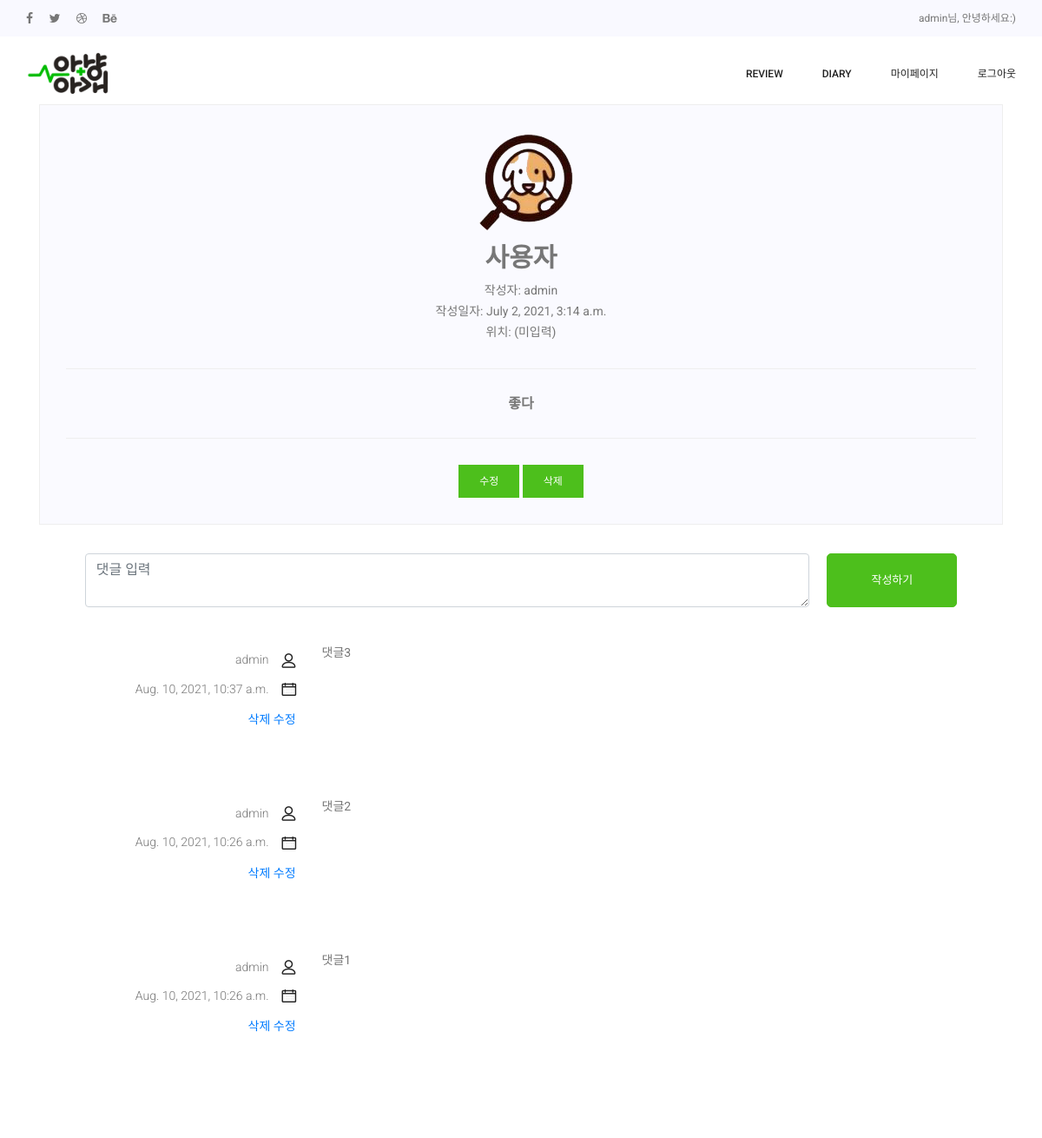
The page /reviews/2 (signed in) on the database its author committed.
### reviews/models.py (models this page shows, shortened)
class Review(models.Model):
    id = models.AutoField(primary_key=True)
    title = models.CharField(max_length=50, null=False)
    hospital = models.CharField(max_length=100, null=True)
    content = models.TextField()
    pub_date = models.DateTimeField()
    writer = models.ForeignKey(User, on_delete=models.CASCADE, null=True, blank=True)
    view_count = models.IntegerField(default=0)

class Comment(models.Model):
    content = models.TextField()
    writer = models.ForeignKey(User, on_delete=models.CASCADE)
    review = models.ForeignKey(Review, on_delete=models.CASCADE, related_name='comments')
    created_at = models.DateTimeField(auto_now_add=True)
    updated_at = models.DateTimeField(auto_now=True)

### reviews/views.py (the view)
# urls.py: path('<str:id>', ReviewDetail, name="ReviewDetail"),  # 게시글 자세히보는 페이지
def ReviewDetail(request, id):
    review = get_object_or_404(Review, pk=id)
    review.view_count += 1
    review.save()
    all_comments = review.comments.all().order_by('-created_at')
    return render(request, 'reviews/ReviewDetail.html', {'review': review, 'comments': all_comments})

### reviews/templates/reviews/ReviewDetail.html (shortened to what this page needs)
{% extends 'base.html' %}
{% load static %}
{% block content %}
<link rel="stylesheet" href="{% static 'css/component/ReviewDetail.css' %}" />
<section class="contact_area p_120">
  <div class="container">
    <div class="col-lg-12">
      <div class="blog_right_sidebar">
        <aside class="single_sidebar_widget author_widget">
          <img class="author_img rounded-circle" src="{% static 'img/gallery/dog.png' %}" alt="">
          <h2>{{review.title}}</h2>
          {%if user.is_authenticated%}
          <p>작성자: {{review.writer}}</p>
          <p>작성일자: {{review.pub_date}}</p>
          <p>위치:
            {%if review.hospital == none %}
            (미입력)
            {% else %}
            {{review.hospital}}
            {% endif %}
          </p>
          <div class="br"></div>
        </aside>
        <aside class="single_sidebar_widget author_widget">
          <h5>{{review.content}}</h5>
          <div class="br"></div>
          {% if user == review.writer %}
          <aside class="single-sidebar-widget newsletter_widget">
            <a class="bbtns" href="{% url 'reviews:update' review.id %}">수정</a>
            <a class="bbtns" href="{% url 'reviews:delete' review.id %}">삭제</a>
          </aside>
          {% endif %}
        </aside>
        {% endif %}
      </div>
      <div id="comment-section">
        {%if user.is_authenticated%}
        <div class="form-floating">
          <form class="d-flex justify-content-center" action="{% url 'reviews:create_comment' review.id %}"
            method="POST">
            <textarea class="form-control" name="content" id="comment-content" placeholder="댓글 입력"></textarea>
            <button type="submit" id="comment-submit" value="submit" class="btn submit_btn">작성하기</button>
          </form>
        </div>
        <ul id="comment-list" class="list-group list-group-flush">
          {% for comment in comments %}
          <article class="row blog_item">
            <div class="col-md-3">
              <div class="blog_info text-right">
                <ul class="blog_meta list">
                  <li><a href="#">{{comment.writer}}<i class="lnr lnr-user"></i></a></li>
                  <li><a href="#">{{comment.created_at}}<i class="lnr lnr-calendar-full"></i></a></li>
                  {% if user == comment.writer %}
                  <div class="default-select" id="default-select">
                    <a href="{% url 'reviews:delete_comment' review.pk comment.pk %}">삭제</a>
                    <a href="{% url 'reviews:update_comment' review.pk comment.pk %}">수정</a>
                  </div>
                  {% endif %}
                </ul>
              </div>
            </div>
            <div class="col-md-9">
              <div class="blog_details">
                <p>{{comment.content}}</p>
              </div>
            </div>
          </article>
          {% endfor %}
        </ul>
        {% else %}
        <h5>로그인 후 댓글작성이 가능해요!</h5>
        {% endif %}
      </div>
    </div>
  </div>
</section>
{% endblock %}

### anyang_agae/templates/shared/_navbar.html (shortened to what this page needs)
{% load static %}
<link rel="stylesheet" href="{% static 'css/component/_navbar.css' %}" />
<header class="header_area">
  <div class="top_menu row m0">
    <div class="container">
      <div class="float-left">
        <ul class="list header_social">
          <li><a href="#"><i class="fa fa-facebook"></i></a></li>
          <li><a href="#"><i class="fa fa-twitter"></i></a></li>
          <li><a href="#"><i class="fa fa-dribbble"></i></a></li>
          <li><a href="#"><i class="fa fa-behance"></i></a></li>
        </ul>
      </div>
      <div class="float-right">
        {%if user.is_authenticated%}
        <a class="dn_btn" href="{% url 'users:mypage' %}">{{user.username}}님, 안녕하세요:)</a>
        {% else %}
        <a class="dn_btn" href="{% url 'main' %}">내 새끼의 안전한 치료를 위해 집사들이 직접쓰는 리뷰</a>
        {% endif %}
      </div>
    </div>
  </div>
  <div class="main_menu">
    <nav class="navbar navbar-expand-lg navbar-light">
      <div class="container">
        <a class="navbar-brand logo_h" href="{% url 'main' %}">
          <img class="nav_logo" src="{% static 'img/gallery/logo_green.png' %}" alt="">
        </a>
        <div class="collapse navbar-collapse offset" id="navbarSupportedContent">
          <ul class="nav navbar-nav menu_nav ml-auto">
            <li class="nav-item submenu dropdown">
              <a href="#" class="nav-link dropdown-toggle" data-toggle="dropdown" role="button" aria-haspopup="true"
                aria-expanded="false">REVIEW</a>
            </li>
            <li class="nav-item submenu dropdown">
              <a href="#" class="nav-link dropdown-toggle" data-toggle="dropdown" role="button" aria-haspopup="true"
                aria-expanded="false">DIARY</a>
            </li>
            {%if user.is_authenticated%}
            <li class="nav-item"><a class="nav-link" href="{% url 'users:mypage' %}">마이페이지</a></li>
            <li class="nav-item"><a class="nav-link" href="{% url 'account_logout' %}">로그아웃</a></li>
            {% else %}
            <li class="nav-item"><a class="nav-link" href="{% url 'account_login' %}">로그인</a></li>
            <li class="nav-item"><a class="nav-link" href="{% url 'account_signup' %}">회원가입</a></li>
            {% endif %}
          </ul>
        </div>
      </div>
    </nav>
  </div>
</header>

### anyang_agae/static/css/style.css (style rules this page uses)
.list { list-style: none; margin: 0px; padding: 0px; }
a { text-decoration: none; transition: all 0.3s ease-in-out; }
.row.m0 { margin: 0px; }
body { line-height: 24px; font-size: 14px; font-family: "Roboto", sans-serif; font-weight: normal; color: #777777; }
h1, h2, h3, h4, h5, h6 { font-family: "Playfair Display", serif; font-weight: bold; }
.p_120 { padding-top: 120px; padding-bottom: 120px; }
@media (min-width: 1200px) { .container { max-width: 1170px; } }
.header_area { position: absolute; width: 100%; top: 0; left: 0; z-index: 99; transition: background 0.4s, all 0.3s linear; }
.header_area .navbar { background: transparent; padding: 0px; border: 0px; border-radius: 0px; }
.header_area .navbar .nav .nav-item { margin-right: 45px; }
.header_area .navbar .nav .nav-item .nav-link { font: 500 12px/80px "Roboto", sans-serif; text-transform: uppercase; color: #222222; padding: 0px; display: inline-block; }
.header_area .navbar .nav .nav-item .nav-link:after { display: none; }
.header_area .navbar .nav .nav-item.submenu { position: relative; }
.header_area .navbar .nav .nav-item:last-child { margin-right: 0px; }
.top_menu { background: #f9f9ff; }
.top_menu .header_social li { display: inline-block; margin-right: 15px; }
.top_menu .header_social li a { font-size: 14px; color: #777777; display: inline-block; line-height: 42px; transition: all 300ms linear 0s; }
.top_menu .header_social li:last-child { margin-right: 0px; }
.top_menu .dn_btn { line-height: 42px; display: inline-block; font-size: 12px; margin-right: 30px; font-family: "Roboto", sans-serif; font-weight: normal; color: #777777; transition: all 300ms linear 0s; }
.top_menu .dn_btn:last-child { margin-right: 0px; }
.blog_item { margin-bottom: 40px; }
.blog_info { padding-top: 30px; }
.blog_info .blog_meta li a { font: 300 14px/20px "Roboto", sans-serif; color: #777777; vertical-align: middle; padding-bottom: 12px; display: inline-block; }
.blog_info .blog_meta li a i { color: #222222; font-size: 16px; font-weight: 600; padding-left: 15px; line-height: 20px; vertical-align: middle; }
.blog_details { padding-top: 20px; }
.blog_details p { margin-bottom: 26px; }
.blog_right_sidebar { border: 1px solid #eeeeee; background: #fafaff; padding: 30px; }
.blog_right_sidebar .author_widget { text-align: center; }
.blog_right_sidebar .author_widget p { margin-bottom: 0px; }
.blog_right_sidebar .newsletter_widget { text-align: center; }
.blog_right_sidebar .newsletter_widget .bbtns { background: #4dbf1c; color: #fff; font-size: 12px; line-height: 38px; display: inline-block; font-weight: 500; padding: 0px 24px 0px 24px; border-radius: 0; }
.blog_right_sidebar .br { width: 100%; height: 1px; background: #eeeeee; margin: 30px 0px; }
h2 { font-size: 30px; }
h5 { font-size: 16px; }
.default-select { height: 40px; }
.submit_btn { width: auto; display: inline-block; background: #4dbf1c; padding: 0px 50px; color: #fff; font-family: "Roboto", sans-serif; font-size: 13px; font-weight: 500; line-height: 50px; border-radius: 5px; outline: none !important; box-shadow: none !important; text-align: center; border: 1px solid #4dbf1c; cursor: pointer; transition: all 300ms linear 0s; }

### anyang_agae/static/css/variable.css (style rules this page uses)
:root { --main-green: #4dbf1c; --main-orange: #f8b600; }

### anyang_agae/static/css/component/_navbar.css (style rules this page uses)
.nav_logo { width: 100px; height: auto; }

### anyang_agae/static/css/component/ReviewDetail.css (style rules this page uses)
#comment-section { background-color: white; padding: 3%; }
#comment-content { width: 80%; float: left; }
#comment-submit { margin-left: 20px; }
#comment-list { width: 90%; margin: 20px 0 0 50px; }

### rows shown on the page
Review: title "사용자", writer "admin", pub_date "July 2, 2021, 3:14 a.m.", content "좋다"
Comment: writer "admin", created_at "Aug. 10, 2021, 10:37 a.m.", shows "삭제", content "댓글3"
Comment: writer "admin", created_at "Aug. 10, 2021, 10:26 a.m.", shows "삭제", content "댓글2"
Comment: writer "admin", created_at "Aug. 10, 2021, 10:26 a.m.", shows "삭제", content "댓글1"

### other values the page prints
{{ user.username }} "admin"
